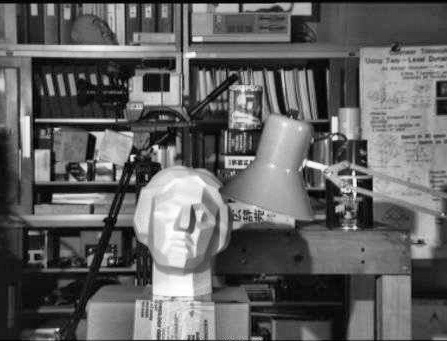
#> input picture media/clahe.jpg, 447 x 341 px
$ python '自适应均衡化.py'
#> lines starting #> are read from the running program, lines starting #| are printed output that depends on the picture
"""
自适应均衡化
将原有图像分成若干小块，每个小块进行均衡化，再进行合成；
但将图像分块，会有图像边界等因素产生，opencv也提供了方法解决这些问题
"""

import cv2
import matplotlib.pyplot as plt
import numpy as np

img = cv2.imread('../media/clahe.jpg', 0)  # 0表示灰度图 #clahe
#> img is the input picture: shape (341, 447); min 0, max 255, mean 97.8
plt.hist(img.ravel(), 256)
plt.show()
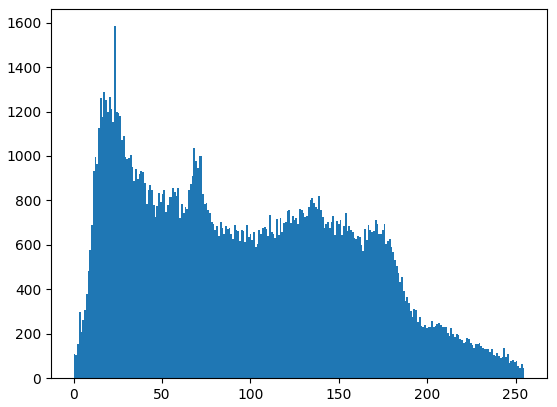
#> figure drawn by matplotlib, 1 panel; tallest bar 1584 high, from x = 22.91 to 23.91

equ = cv2.equalizeHist(img)  # 全图均衡化
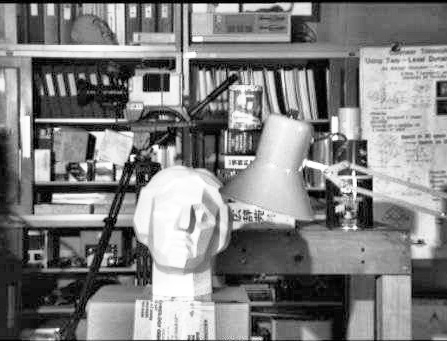
#> equ: shape (341, 447); min 0, max 255, mean 128.1
plt.hist(equ.ravel(), 256)
plt.show()
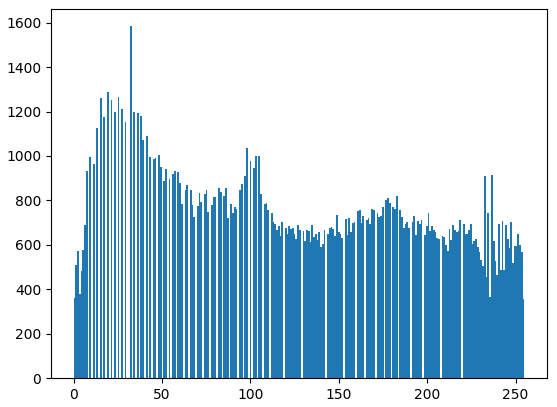
#> figure drawn by matplotlib, 1 panel; tallest bar 1584 high, from x = 31.88 to 32.87

# [7 lines of commented-out code are left out]
clahe = cv2.createCLAHE(clipLimit=2.0, tileGridSize=(8, 8))

res_clahe = clahe.apply(img)
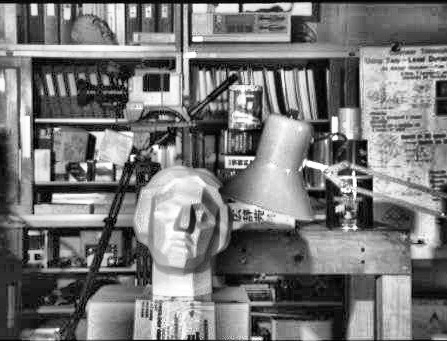
#> res_clahe: shape (341, 447); min 0, max 255, mean 119.6
res = np.hstack((img, equ, res_clahe))
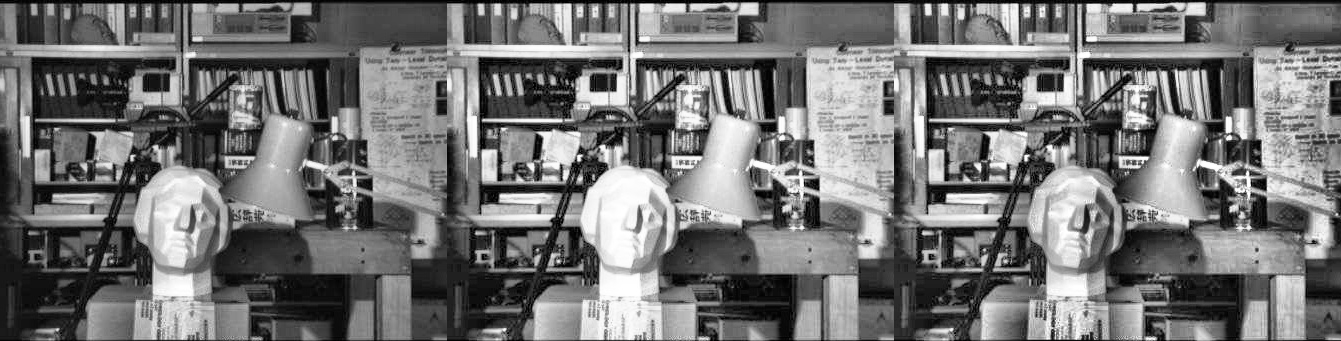
#> res: shape (341, 1341); min 0, max 255, mean 115.1
cv2.imshow("res", res)
cv2.waitKey(0)
cv2.destroyAllWindows()

$ run again, with media/cat.jpg copied over media/clahe.jpg
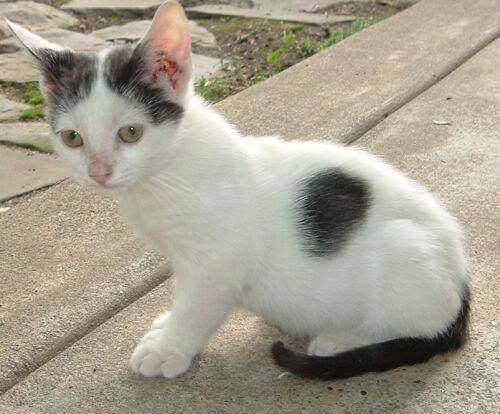
#> input picture media/cat.jpg, 500 x 414 px
#> `res_clahe = clahe.apply(img)`:
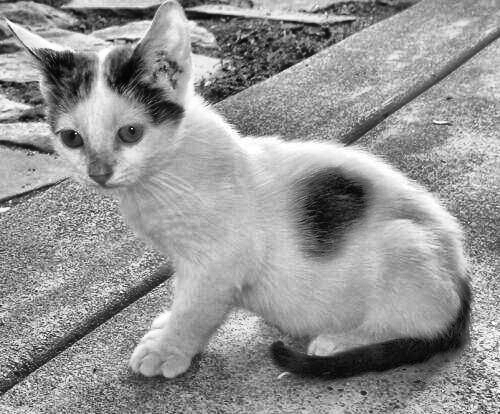
#> res_clahe: shape (414, 500); min 0, max 255, mean 148.2
#> `res = np.hstack((img, equ, res_clahe))`:
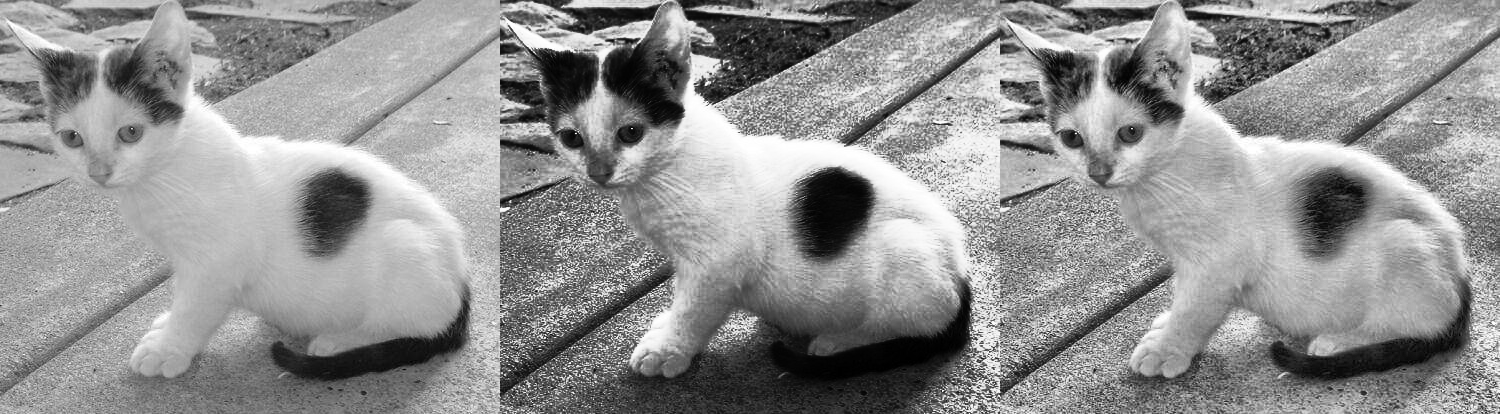
#> res: shape (414, 1500); min 0, max 255, mean 145.6

$ run again, with media/dog.jpg copied over media/clahe.jpg
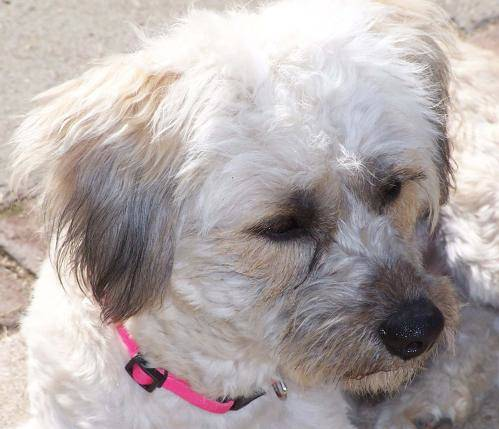
#> input picture media/dog.jpg, 499 x 429 px
#> `res_clahe = clahe.apply(img)`:
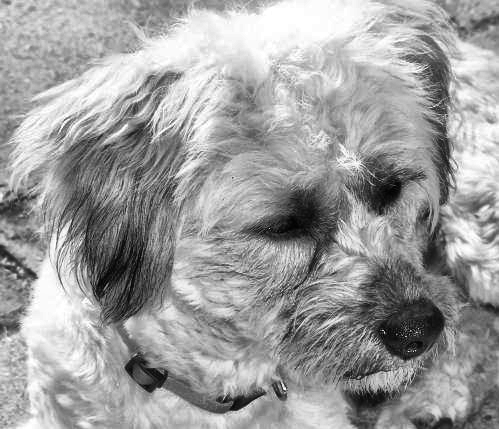
#> res_clahe: shape (429, 499); min 1, max 255, mean 158.1
#> `res = np.hstack((img, equ, res_clahe))`:
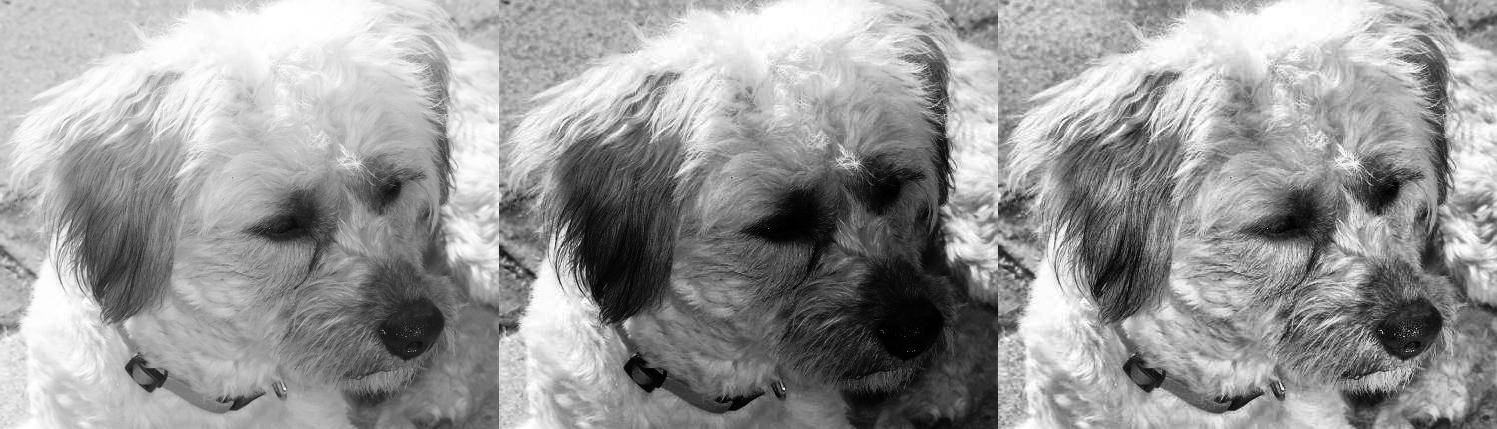
#> res: shape (429, 1497); min 0, max 255, mean 152.9

$ run again, with media/face.jpg copied over media/clahe.jpg
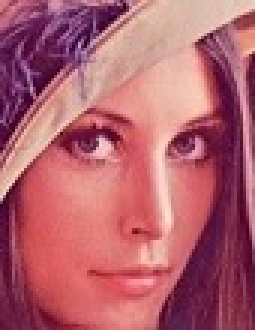
#> input picture media/face.jpg, 85 x 110 px (shown 3 times larger)
#> `res_clahe = clahe.apply(img)`:
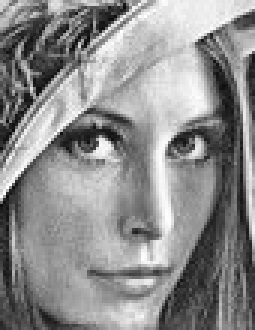
#> res_clahe: shape (110, 85) (shown 3 times larger); min 9, max 255, mean 140.6
#> `res = np.hstack((img, equ, res_clahe))`:
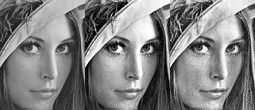
#> res: shape (110, 255); min 0, max 255, mean 130.5
